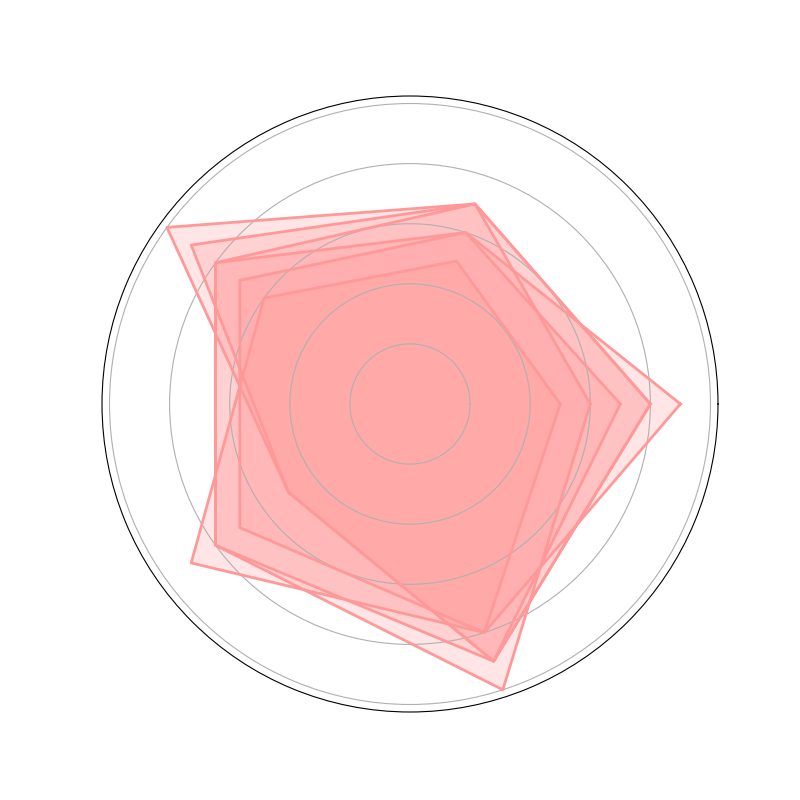

Source code (Python):
import numpy as np
import matplotlib.pyplot as plt

categories = ['Vitamin C', 'Fiber', 'Antioxidants', 'Natural Sugars', 'Water Content']
fruits = ['Apple', 'Banana', 'Orange', 'Strawberry', 'Blueberry', 'Grape']

data = {
    'Apple': [7, 6, 8, 8, 9],
    'Banana': [5, 5, 6, 9, 8],
    'Orange': [9, 6, 7, 7, 8],
    'Strawberry': [8, 7, 9, 5, 9],
    'Blueberry': [8, 7, 10, 5, 9],
    'Grape': [6, 7, 8, 8, 10]  # New data series for Grape
}

num_vars = len(categories)

def create_radar_chart(ax, data, color):
    angles = np.linspace(0, 2 * np.pi, num_vars, endpoint=False).tolist()
    data += data[:1]
    angles += angles[:1]
    ax.fill(angles, data, color=color, alpha=0.25)
    ax.plot(angles, data, color=color, linewidth=2)
    ax.set_yticklabels([])
    ax.set_xticks([])

fig, ax = plt.subplots(figsize=(8, 8), subplot_kw=dict(polar=True))

single_color = '#FF9999'  # Chosen color for all data groups

for fruit in fruits:
    create_radar_chart(ax, data[fruit], single_color)

plt.show()
